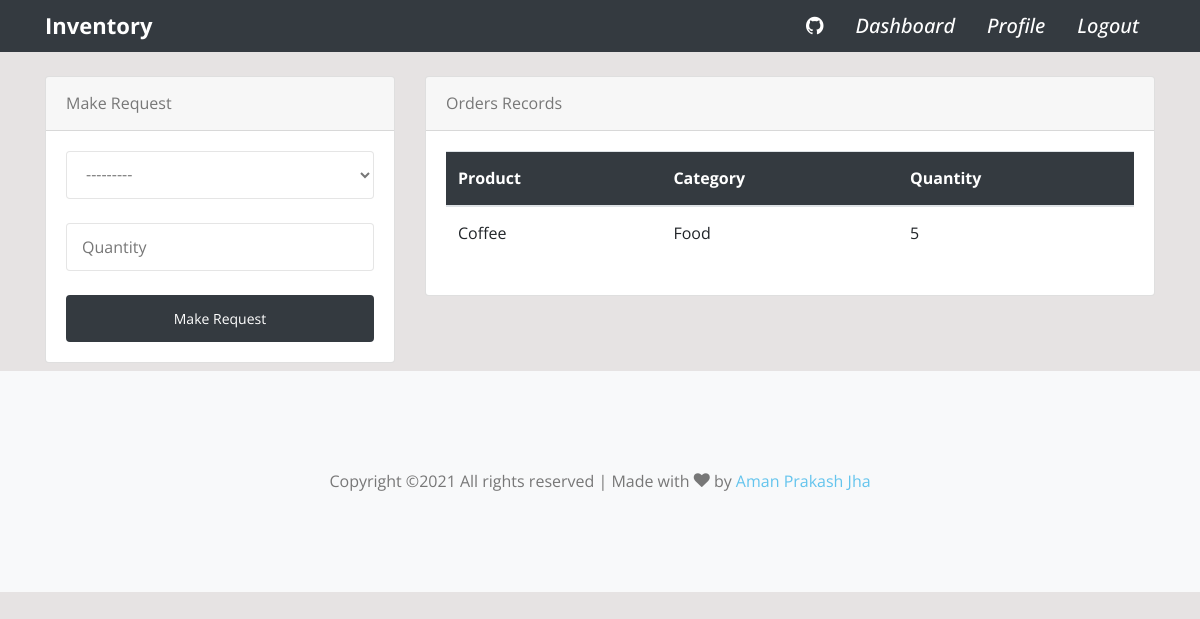
/dashboard/ (signed in), run on an earlier commit of the app's database.
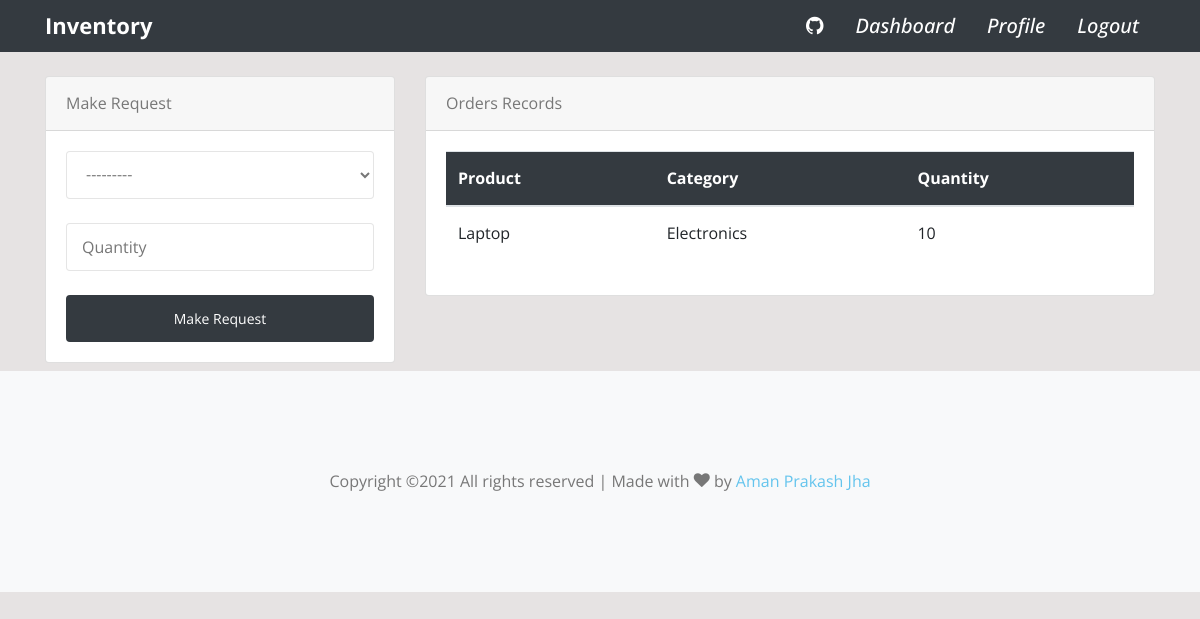
And on a later commit of the database.
### dashboard/models.py (models this page shows, shortened)
class Order(models.Model):
    product = models.ForeignKey(Product, on_delete=models.CASCADE)
    staff = models.ForeignKey(User,models.CASCADE,null=True)
    date = models.DateTimeField(auto_now_add=True)
    oquantity = models.PositiveIntegerField(null=True)
    class Meta:
        verbose_name_plural = 'Order'

class Product(models.Model):
    name = models.CharField(max_length=100,null=True)
    category = models.CharField(max_length=100, choices=cat_choices,null=True)
    quantity = models.PositiveIntegerField(null=True)
    class Meta:
        verbose_name_plural = 'Product'
        ordering = ['category']
    def __str__(self):
        return f'{self.name}-{self.category}-{self.quantity}'

### dashboard/views.py (the view, shortened to what this page needs)
# urls.py: path('dashboard/',views.index,name="index"),
@login_required(login_url='login')
def index(request):
    orders = Order.objects.all()
    form = MakeOrder()
    context = {
        'order':orders,
        'form':form,
    }
    return render(request,'dashboard/index.html',context)

### dashboard/forms.py
class MakeOrder(forms.ModelForm):
    class Meta:
        model= Order
        fields = ['product','oquantity']
    def __init__(self, *args, **kwargs):
        super(MakeOrder,self).__init__(*args,**kwargs)
        self.fields['oquantity'].widget = forms.NumberInput(attrs={'type':'number','class':'form-control','id':'quantity','name':'oquantity','placeholder':'Quantity'})
        self.fields['product'].label = False

### templates/dashboard/index.html (shortened to what this page needs)
{% extends 'main.html' %}
{% block css %}
{% load crispy_forms_tags %}
{% endblock %}
{% block content %}
{% if user.is_authenticated and user.is_staff and user.is_superuser %}
{% include 'snippets/top.html' %}
<div class="container">
    <div class="row my-5">
       <div class="col-md-6">
           <div class="bg-white">
            <canvas id="myChart" width="400" height="300"></canvas>
            <script>
            var ctx = document.getElementById('myChart').getContext('2d');
            var myChart = new Chart(ctx, {
                type: 'pie',
                data: {
                    labels: ['Red', 'Blue', 'Yellow', 'Green', 'Purple', 'Orange'],
                    datasets: [{
                        label: 'Products',
                        data: [12, 19, 3, 5, 2, 3],
                        backgroundColor: [
                            'rgba(255, 99, 132, 1)',
                            'rgba(54, 162, 235, 1)',
                            'rgba(255, 206, 86, 1)',
                            'rgba(75, 192, 192, 1)',
                            'rgba(153, 102, 255, 1)',
                            'rgba(255, 159, 64, 1)'
                        ],
                        borderColor: [
                            'rgba(255, 99, 132, 1)',
                            'rgba(54, 162, 235, 1)',
                            'rgba(255, 206, 86, 1)',
                            'rgba(75, 192, 192, 1)',
                            'rgba(153, 102, 255, 1)',
                            'rgba(255, 159, 64, 1)'
                        ],
                        borderWidth: 1
                    }]
                },
                options: {
                    scales: {
                        y: {
                            beginAtZero: true
                        }
                    }
                }
            });
            </script>
           </div>
       </div>
       <div class="col-md-6">
           <div class="bg-white">
            <canvas id="myChart1" width="400" height="300"></canvas>
            <script>
            var ctx = document.getElementById('myChart1').getContext('2d');
            var myChart1 = new Chart(ctx, {
                type: 'bar',
                data: {
                    labels: ['Red', 'Blue', 'Yellow', 'Green', 'Purple', 'Orange'],
                    datasets: [{
                        label: 'Products',
                        data: [12, 19, 3, 5, 2, 3],
                        backgroundColor: [
                            'rgba(255, 99, 132, 1)',
                            'rgba(54, 162, 235, 1)',
                            'rgba(255, 206, 86, 1)',
                            'rgba(75, 192, 192, 1)',
                            'rgba(153, 102, 255, 1)',
                            'rgba(255, 159, 64, 1)'
                        ],
                        borderColor: [
                            'rgba(255, 99, 132, 1)',
                            'rgba(54, 162, 235, 1)',
                            'rgba(255, 206, 86, 1)',
                            'rgba(75, 192, 192, 1)',
                            'rgba(153, 102, 255, 1)',
                            'rgba(255, 159, 64, 1)'
                        ],
                        borderWidth: 1
                    }]
                },
                options: {
                    scales: {
                        y: {
                            beginAtZero: true
                        }
                    }
                }
            });
            </script>
        </div>
       </div>
    </div>
</div>
{% else %}
{% include "dashboard/staff-dashboard.html" %}
{% endif %}
{% endblock %}

### templates/dashboard/staff-dashboard.html (shortened to what this page needs)
{% load crispy_forms_tags %}
<div class="container my-2">
    <div class="row mt-4">
        <div class="col-md-4">
            <div class="card">
                <div class="card-header">
                    Make Request
                </div>
                <div class="card-body">
                    <form method="POST">
                        <div class="form-group">
                            {{form.product|as_crispy_field}}
                        </div>
                        <div class="form-group">
                            {{form.oquantity}}
                        </div>
                        <input class="btn btn-dark btn-block" type="submit" value="Make Request">
                    </form>
                </div>
            </div>
        </div>
        <div class="col-md-8">
            <div class="card">
                <div class="card-header">
                    Orders Records
                </div>
                <div class="card-body">
                    <table class="table bg-white">
                        <thead class="bg-dark text-white">
                            <tr>
                                <th scope="col">Product</th>
                                <th scope="col">Category</th>
                                <th scope="col">Quantity</th>
                            </tr>
                        </thead>
                        <tbody>
                            {% for o in order %}
                            {% if o.staff == user %}
                            <tr>
                                <td>{{o.product.name}}</td>
                                <td>{{o.product.category}}</td>
                                <td>{{o.oquantity}}</td>
                            </tr>
                            {% endif %}
                            {% endfor %}
                        </tbody>
                    </table>
                </div>
            </div>
        </div>
    </div>
</div>

What changed in the data, as far as the page shows it:
removed Order: product.name "Coffee", product.category "Food", oquantity "5"
now on this page (row edited): Order: product.name "Laptop", product.category "Electronics", oquantity "10"
